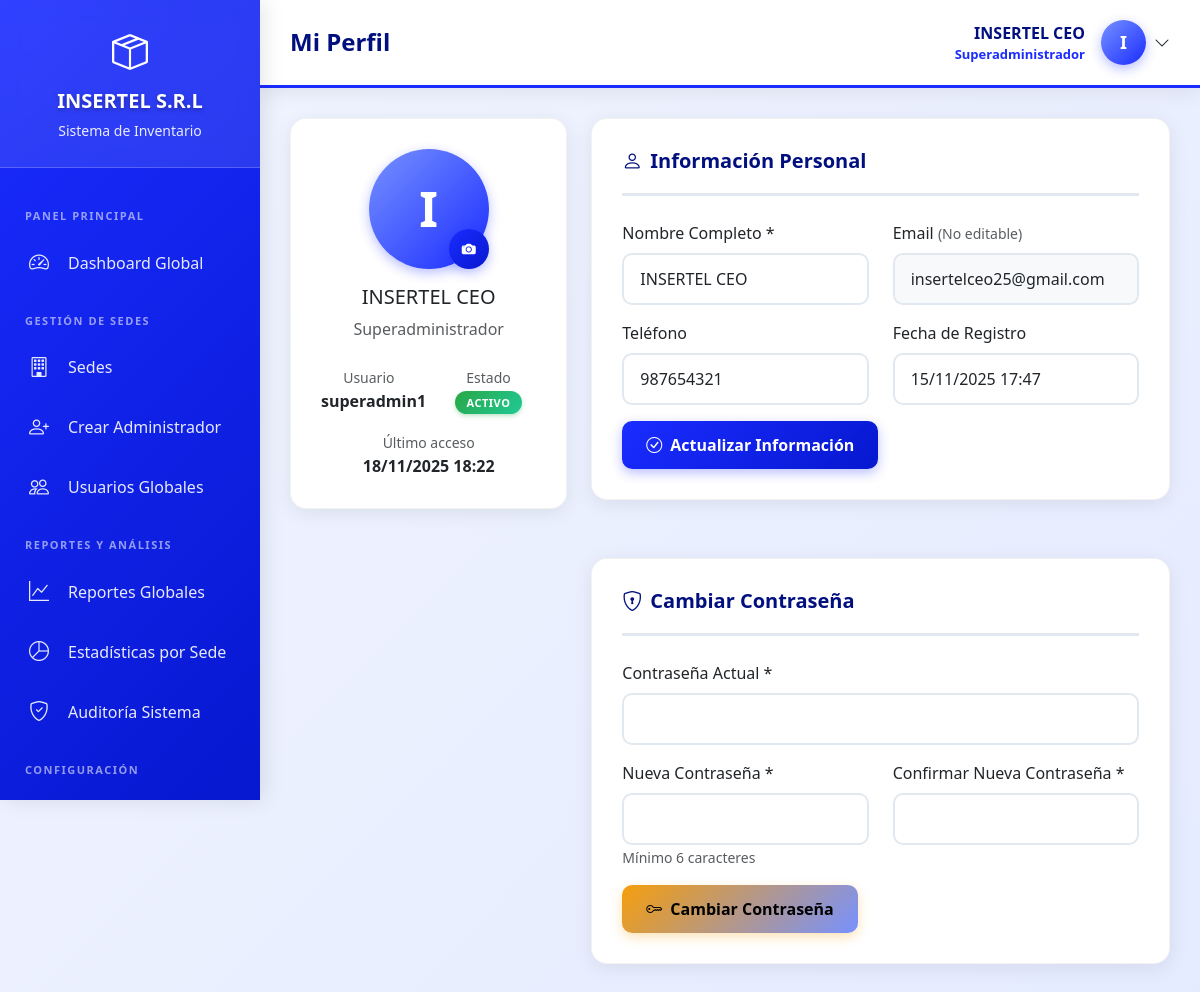
The page /views/perfil.php (signed in) on the database as committed earlier.
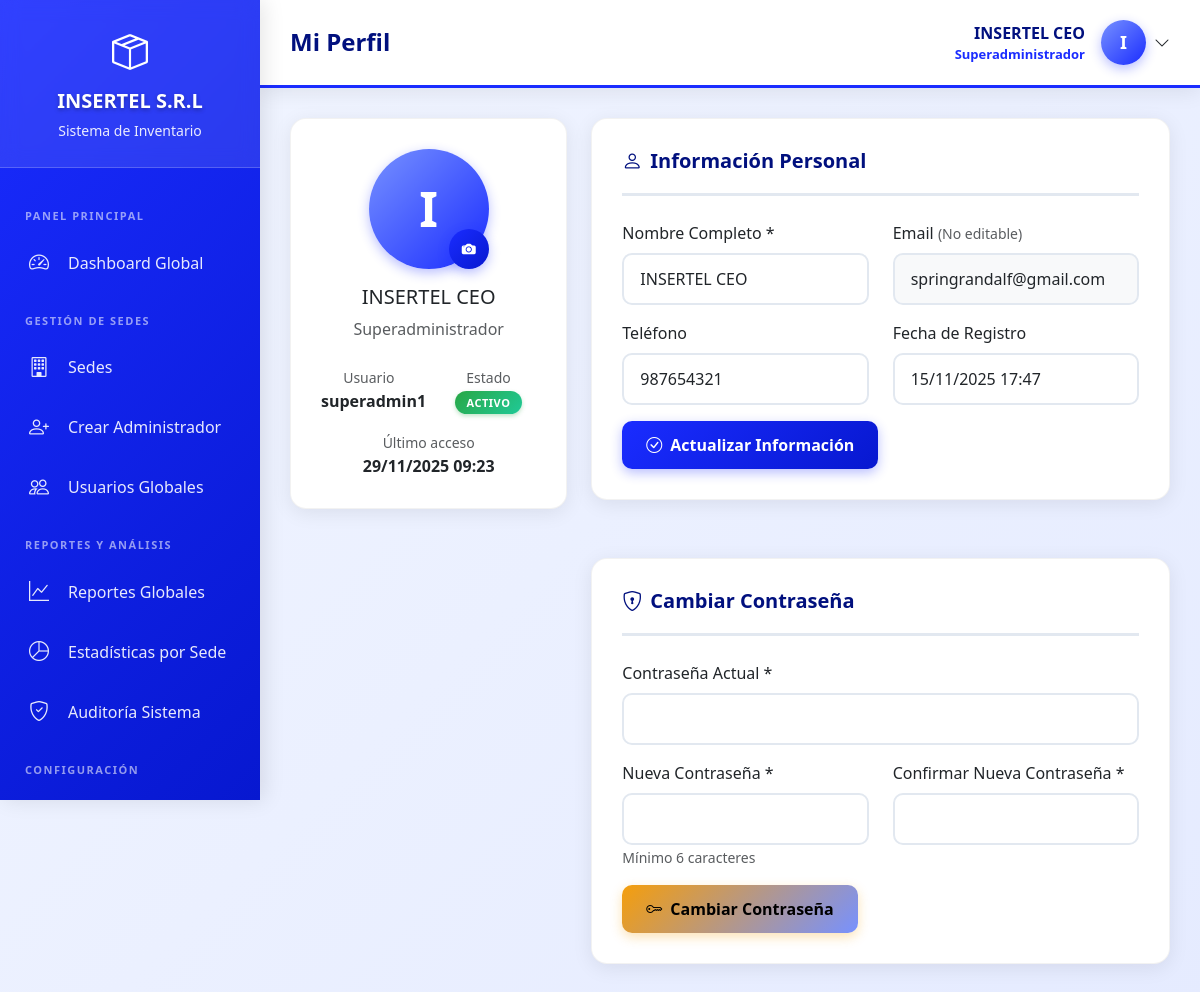
The same page on the database as committed later.
### tables this page shows
CREATE TABLE `usuarios` (
  `id` int(11) NOT NULL,
  `username` varchar(50) NOT NULL,
  `password` varchar(255) NOT NULL,
  `nombre_completo` varchar(150) NOT NULL,
  `email` varchar(100) DEFAULT NULL,
  `telefono` varchar(20) DEFAULT NULL,
  `imagen_perfil` varchar(255) DEFAULT NULL,
  `rol_id` int(11) NOT NULL,
  `sede_id` int(11) DEFAULT NULL,
  `estado` enum('activo','inactivo') DEFAULT 'activo',
  `ultimo_acceso` datetime DEFAULT NULL,
  `created_at` timestamp NOT NULL DEFAULT current_timestamp(),
  `updated_at` timestamp NOT NULL DEFAULT current_timestamp() ON UPDATE current_timestamp()
);

CREATE TABLE `roles` (
  `id` int(11) NOT NULL,
  `nombre` varchar(50) NOT NULL,
  `descripcion` text DEFAULT NULL,
  `created_at` timestamp NOT NULL DEFAULT current_timestamp()
);

### config/functions.php (called while the page is built, shortened)
<?php
function sincronizarDatosSesion()
{
    try {
        $database = new Database();
        $db = $database->getConnection();
        $query = "SELECT u.id, u.username, u.nombre_completo, u.rol_id, u.sede_id, u.estado, u.ultimo_acceso,
                         r.nombre as rol_nombre, s.nombre as sede_nombre, s.codigo as sede_codigo
                  FROM usuarios u
                  LEFT JOIN roles r ON u.rol_id = r.id
                  LEFT JOIN sedes s ON u.sede_id = s.id
                  WHERE u.id = :usuario_id
                  LIMIT 1";
        $stmt = $db->prepare($query);
        $stmt->bindParam(':usuario_id', $_SESSION['usuario_id'], PDO::PARAM_INT);
        $stmt->execute();
        $usuario = $stmt->fetch(PDO::FETCH_ASSOC);
        return true;
    } catch (Exception $e) {
        error_log("Error al sincronizar datos de sesión: " . $e->getMessage());
        return false;
    }
}
function formatearFechaHora($fecha, $formato = 'd/m/Y H:i')
{
    $date = new DateTime($fecha);
    return $date->format($formato);
}
function getBadgeEstado($estado)
{
    $badges = [
        'activo' => 'success text-white badge-activo-override',
        'inactivo' => 'danger text-white badge-inactivo-override',
        'pendiente' => 'warning text-dark',
        'aprobada' => 'info text-white',
        'rechazada' => 'danger text-white',
        'completada' => 'success text-white'
    ];
    return $badges[$estado] ?? 'secondary text-white';
}

### models/User.php (called while the page is built, shortened)
<?php
class User
{
    private $conn;
    private $table_name = "usuarios";
    public function __construct($db)
    {
        $this->conn = $db;
    }
    public function obtenerPorId($id)
    {
        $query = "SELECT u.*, r.nombre as rol_nombre, s.nombre as sede_nombre
                  FROM " . $this->table_name . " u
                  LEFT JOIN roles r ON u.rol_id = r.id
                  LEFT JOIN sedes s ON u.sede_id = s.id
                  WHERE u.id = :id
                  LIMIT 1";
        $stmt = $this->conn->prepare($query);
        $stmt->bindParam(":id", $id);
        $stmt->execute();
        return $stmt->fetch(PDO::FETCH_ASSOC);
    }
    public function obtenerUrlImagenPerfil($usuario_id)
    {
        $query = "SELECT imagen_perfil FROM " . $this->table_name . " WHERE id = :id LIMIT 1";
        $stmt = $this->conn->prepare($query);
        $stmt->bindParam(':id', $usuario_id);
        $stmt->execute();
        $result = $stmt->fetch(PDO::FETCH_ASSOC);
        return $result['imagen_perfil'] ?? null;
    }
}

### views/perfil.php (the view, shortened to what the changed rows need)
<?php
require_once '../config/functions.php';
require_once '../models/User.php';
$database = new Database();
$db = $database->getConnection();
$userModel = new User($db);
$usuario = $userModel->obtenerPorId($_SESSION['usuario_id']);
include 'layouts/header.php';
?>
<div class="row mb-4">
    <div class="col-md-4">
        <div class="content-card text-center">
            <div class="position-relative d-inline-block mb-3">
                <?php
                $url_imagen = $userModel->obtenerUrlImagenPerfil($usuario['id']);
                if ($url_imagen && file_exists('../' . $url_imagen)):
                ?>
                    <img src="<?php echo BASE_URL . $url_imagen; ?>" alt="Perfil"
                        class="rounded-circle" style="width: 120px; height: 120px; object-fit: cover; border: 4px solid #6366f1;">
                <?php else: ?>
                    <div class="user-avatar mx-auto" style="width: 120px; height: 120px; font-size: 48px; display: flex; align-items: center; justify-content: center;">
                        <?php echo strtoupper(substr($usuario['nombre_completo'], 0, 1)); ?>
                    </div>
                <?php endif; ?>
                <button type="button" class="btn btn-sm btn-primary position-absolute bottom-0 end-0"
                    data-bs-toggle="modal" data-bs-target="#modalSubirImagen"
                    style="border-radius: 50%; width: 40px; height: 40px; padding: 0;">
                    <i class="bi bi-camera-fill"></i>
                </button>
            </div>
            <h5><?php echo $usuario['nombre_completo']; ?></h5>
            <p class="text-muted"><?php echo $usuario['rol_nombre']; ?></p>
            <div class="row text-center mt-4">
                <div class="col-6">
                    <small class="text-muted">Usuario</small>
                    <div class="fw-bold"><?php echo $usuario['username']; ?></div>
                </div>
                <div class="col-6">
                    <div>
                        <span class="badge bg-<?php echo getBadgeEstado($usuario['estado']); ?>">
                            <?php echo ucfirst($usuario['estado']); ?>
                        </span>
                    </div>
                </div>
            </div>
            <div class="row text-center mt-3">
                <div class="col-12">
                    <small class="text-muted">Último acceso</small>
                    <div class="fw-bold">
                        <?php echo $usuario['ultimo_acceso'] ? formatearFechaHora($usuario['ultimo_acceso']) : 'Nunca'; ?>
                    </div>
                </div>
            </div>
        </div>
    </div>
    <div class="col-md-8">
        <div class="content-card">
            <form method="POST">
                <div class="row">
                    <div class="col-md-6 mb-3">
                        <label class="form-label">Nombre Completo *</label>
                        <input type="text" name="nombre_completo" class="form-control"
                            value="<?php echo $usuario['nombre_completo']; ?>" required>
                    </div>
                    <div class="col-md-6 mb-3">
                        <label class="form-label">Email <small class="text-muted">(No editable)</small></label>
                        <input type="email" name="email" class="form-control bg-light"
                            value="<?php echo $usuario['email']; ?>" readonly title="El correo electrónico no se puede modificar">
                    </div>
                </div>
                <div class="row">
                    <div class="col-md-6 mb-3">
                        <label class="form-label">Teléfono</label>
                        <input type="text" name="telefono" class="form-control"
                            value="<?php echo $usuario['telefono']; ?>">
                    </div>
                    <div class="col-md-6 mb-3">
                        <label class="form-label">Fecha de Registro</label>
                        <input type="text" class="form-control"
                            value="<?php echo formatearFechaHora($usuario['created_at']); ?>" readonly>
                    </div>
                </div>
            </form>
        </div>
    </div>
</div>
<?php include 'layouts/footer.php'; ?>

Rows that differ between the two databases and show on the page:
changed usuarios "INSERTEL CEO": ultimo_acceso "18/11/2025 18:22" → "29/11/2025 09:23"; email "insertelceo25@gmail.com" → "springrandalf@gmail.com"
